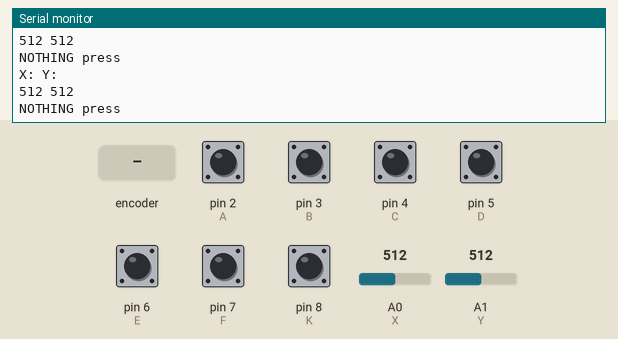
Simulated run of this sketch. Board: Arduino Uno, built with avr-gcc and run on an emulated ATmega328P. Parts: the last lines printed to the serial monitor. The test bench sets the inputs (shaded band); at power-on: pin 2 (A), pin 3 (B), pin 4 (C), pin 5 (D), pin 6 (E), pin 7 (F), pin 8 (K) HIGH, A0 (X) = 512, A1 (Y) = 512.

Above: at 1.5 s.
1.6 s: pin 4 (C) pulled LOW for 0.9 s
At 2.8 s:
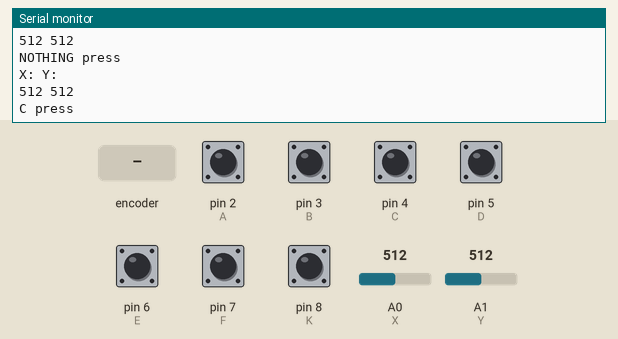
4.0 s: rotary encoder on pin 2 (A) / pin 3 (B) turned 3 steps (first pin leading)
At 4.9 s:
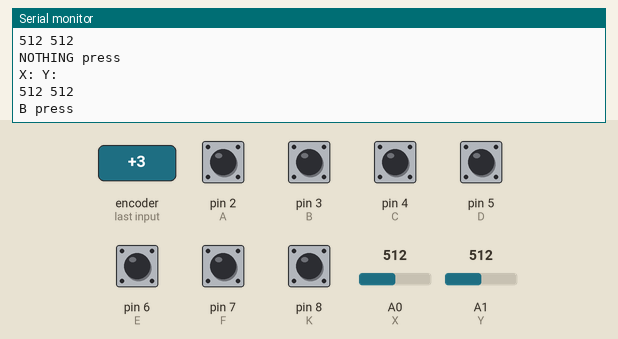
6.1 s: pin 5 (D) pulled LOW for 0.9 s
At 7.3 s:
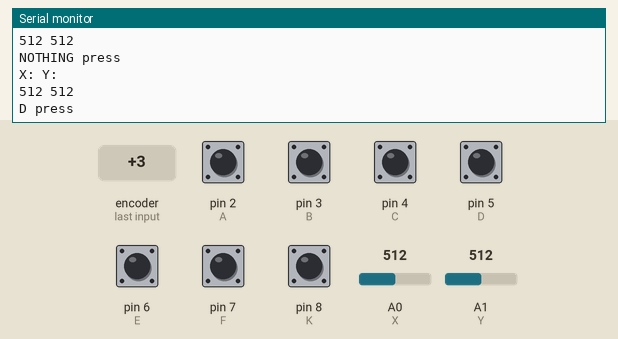
8.5 s: pin 6 (E) pulled LOW for 0.9 s
At 9.5 s:
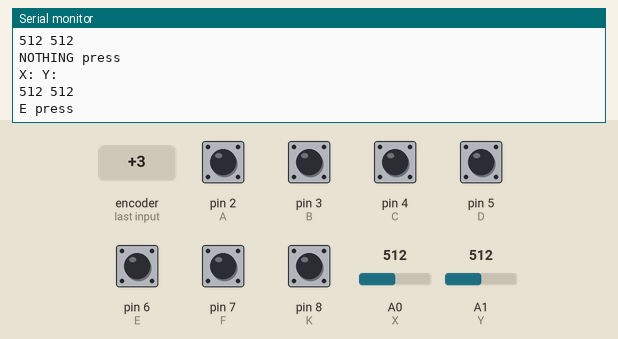
10.9 s: pin 7 (F) pulled LOW for 0.9 s
At 11.5 s:
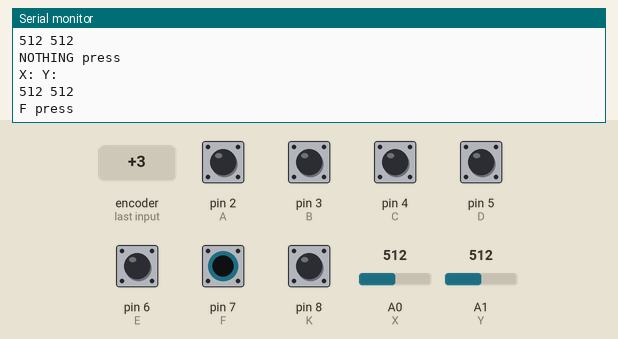
13.3 s: pin 8 (K) pulled LOW for 0.9 s
At 14.0 s:
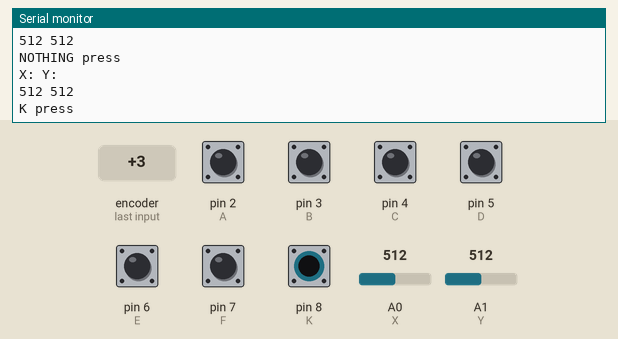

The sketch:

JoystickShieldTest.ino
```cpp
#define   X    A0  //Analogico Horizontal
#define   Y    A1  //Analogico Vertical
#define   K    8
#define   F    7
#define   E    6
#define   D    5
#define   C    4
#define   B    3
#define   A    2


void setup()
{
  for(int i=2; i<9; i++) pinMode(i, INPUT_PULLUP);

  pinMode(X, INPUT);
  pinMode(Y, INPUT);

  Serial.begin(115200);
}

void loop() {
  int x_read = analogRead(X);
  int y_read = analogRead(Y);

  Serial.print    ("X: ");
  Serial.println  ("Y: ");
  Serial.print    (x_read);
  Serial.print    (" ");
  Serial.println  (y_read);

if         (!digitalRead(K)) Serial.println("K press");
else if    (!digitalRead(F)) Serial.println("F press");
else if    (!digitalRead(E)) Serial.println("E press");
else if    (!digitalRead(D)) Serial.println("D press");
else if    (!digitalRead(C)) Serial.println("C press");
else if    (!digitalRead(B)) Serial.println("B press");
else if    (!digitalRead(A)) Serial.println("A press");
else                         Serial.println("NOTHING press");


delay(741);
}
```

Measured:
- after the input at 1.6 s, the serial monitor: prints a new line after 0.63 s (image 1)
- after the input at 4.0 s, the serial monitor: prints a new line after 0.45 s (image 2)
- after the input at 6.1 s, the serial monitor: prints a new line after 0.58 s (image 3)
- after the input at 8.5 s, the serial monitor: prints a new line after 0.40 s (image 4)
- after the input at 10.9 s, the serial monitor: prints a new line after 0.23 s (image 5)
- after the input at 13.3 s, the serial monitor: prints a new line after 0.05 s (image 6)
